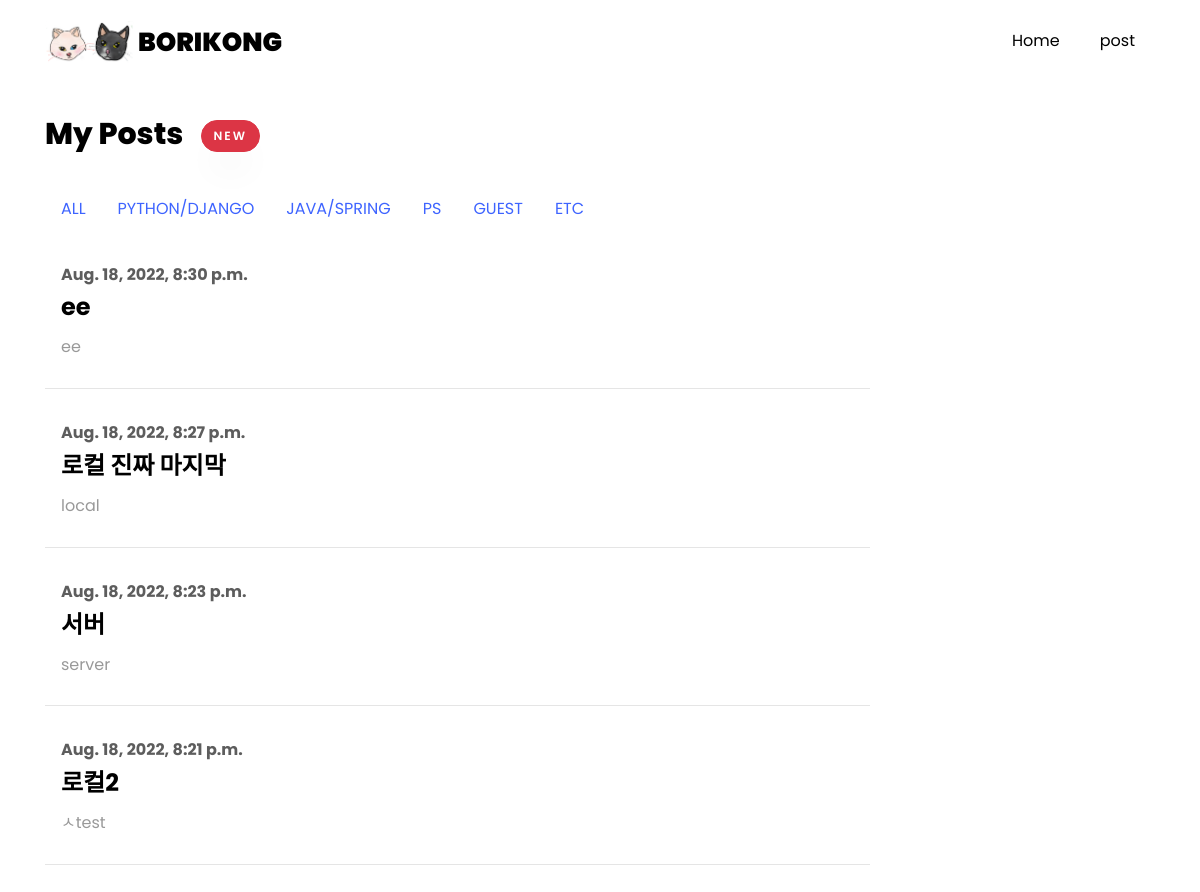
Page /guest/ on the earlier database version.
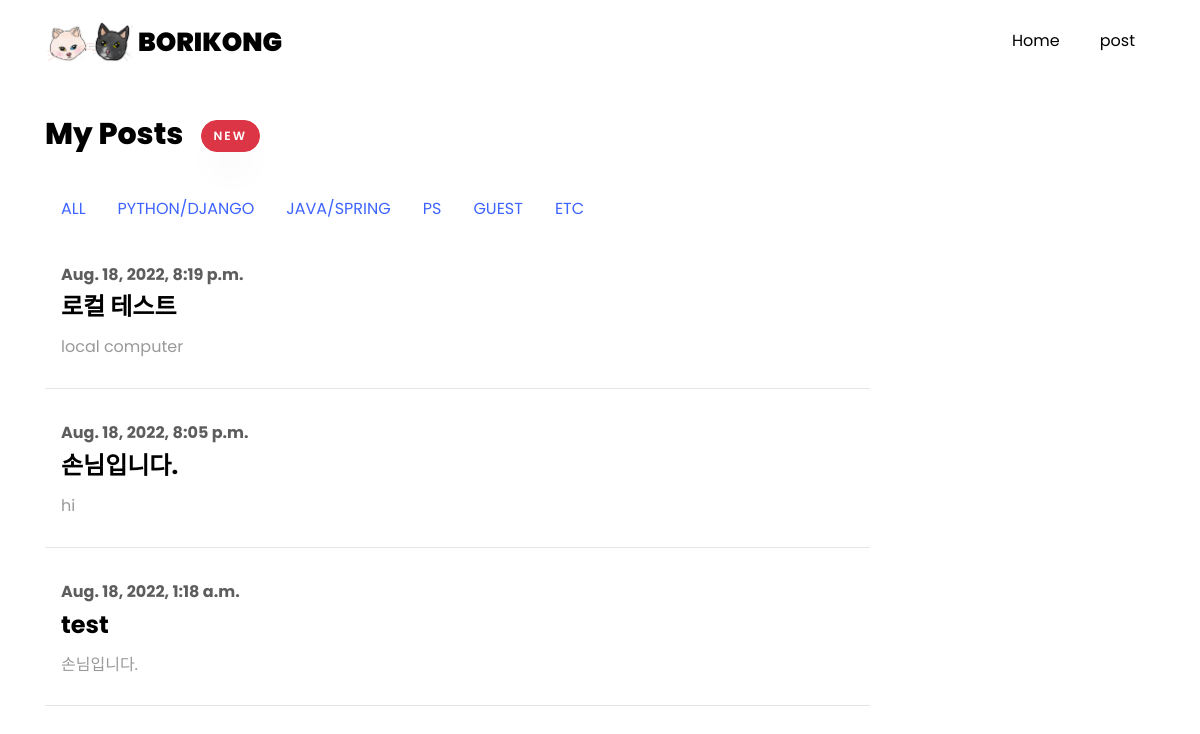
Same page on the later database version.
### main/models.py (models this page shows, shortened)
class Post(models.Model):
    CATEGORIES = (
        ('PYTHON/DJANGO', 'python/django'),
        ('JAVA/SPRING', 'java/spring'),
        ('ANDROID', 'android'),
        ('ML', 'ml'),
        ('PS', 'ps'),
        ('GUEST','guest'),
        ('ETC', 'etc')
    )
    category = models.CharField(max_length=200, default="etc", choices=CATEGORIES,verbose_name="글 분류")
    user=models.CharField(max_length=20, default="borikong",verbose_name="작성자")
    passwd=models.CharField(max_length=50,default="",verbose_name="비밀번호")
    postname=models.CharField(max_length=100,verbose_name="제목")
    contents=models.TextField(verbose_name="내용")
    hits=models.PositiveIntegerField(default=0,verbose_name="조회수")
    mainphoto=models.ImageField(blank=True,null=True)
    subphoto1=models.ImageField(blank=True, null=True)
    subphoto1 = models.ImageField(blank=True, null=True)
    subphoto2 = models.ImageField(blank=True, null=True)
    subphoto3 = models.ImageField(blank=True, null=True)
    subphoto4 = models.ImageField(blank=True, null=True)
    subphoto5 = models.ImageField(blank=True, null=True)
    subphoto6 = models.ImageField(blank=True, null=True)
    subphoto7 = models.ImageField(blank=True, null=True)
    subphoto8 = models.ImageField(blank=True, null=True)
    subphoto9 = models.ImageField(blank=True, null=True)
    created_at = models.DateTimeField(auto_now_add=True)
    updated_at = models.DateTimeField(auto_now=True)
    def summary(self):
        return self.contents[:100]

### main/views.py (the view)
# urls.py: path('<str:pk>/',categorized,name='categorized'),
def categorized(request, pk):
    pkr=None
    if pk == "python-django":
        pkr = "PYTHON/DJANGO"
    elif pk == "java-spring":
        pkr = "JAVA/SPRING"
    elif pk == "android" or pk == "ml" or pk == "ps" or pk=="guest" or pk == "etc":
        pkr = pk.upper()
    postlist = Post.objects.filter(category=pkr)
    return render(request, 'main/index.html', {'postlist': postlist})

### main/templates/main/index.html
{% extends "base.html" %}
{% load static %}
{% block content %}
<section class="ftco-section ftco-no-pb goto-here" id="post-section">
    <div class="container">
        <div class="row">
            <div class="col-md-9">
                <div id="page-1" class="page one">
                    <h2 class="heading">My Posts &nbsp; <button type="button" class="btn btn-danger" onclick="location.href='{% url 'main:writing' %}'">new</button></h2>
{% include "./components/c_nav.html" %}
                    {% for list in postlist reversed%}
                    <div class="resume-wrap d-flex ftco-animate">
                        <div class="text pl-3">
                            <span class="date">{{list.created_at}}</span>
                            <h2 onclick="location.href='{% url 'main:posting' pk=list.pk %}'" onMouseover="this.style.color='#3e64ff';"
                                onMouseout="this.style.color='black';" style="cursor:pointer">{{list.postname}}</h2>
                            <p>{{list.summary}}</p>
                        </div>
                    </div>
                    {% endfor %}
                </div>
            </div>
        </div>
    </div>
</section>
{% endblock %}

Differences in the rows shown:
removed Post: created_at "Aug. 18, 2022, 8:30 p.m.", postname "ee", summary "ee"
removed Post: created_at "Aug. 18, 2022, 8:27 p.m.", postname "로컬 진짜 마지막", summary "local"
removed Post: created_at "Aug. 18, 2022, 8:23 p.m.", postname "서버", summary "server"
removed Post: created_at "Aug. 18, 2022, 8:21 p.m.", postname "로컬2", summary "ㅅtest"
now on this page (row unchanged): Post: created_at "Aug. 18, 2022, 8:19 p.m.", postname "로컬 테스트", summary "local computer"
now on this page (row unchanged): Post: created_at "Aug. 18, 2022, 8:05 p.m.", postname "손님입니다.", summary "hi"
now on this page (row unchanged): Post: created_at "Aug. 18, 2022, 1:18 a.m.", postname "test", summary "손님입니다."
